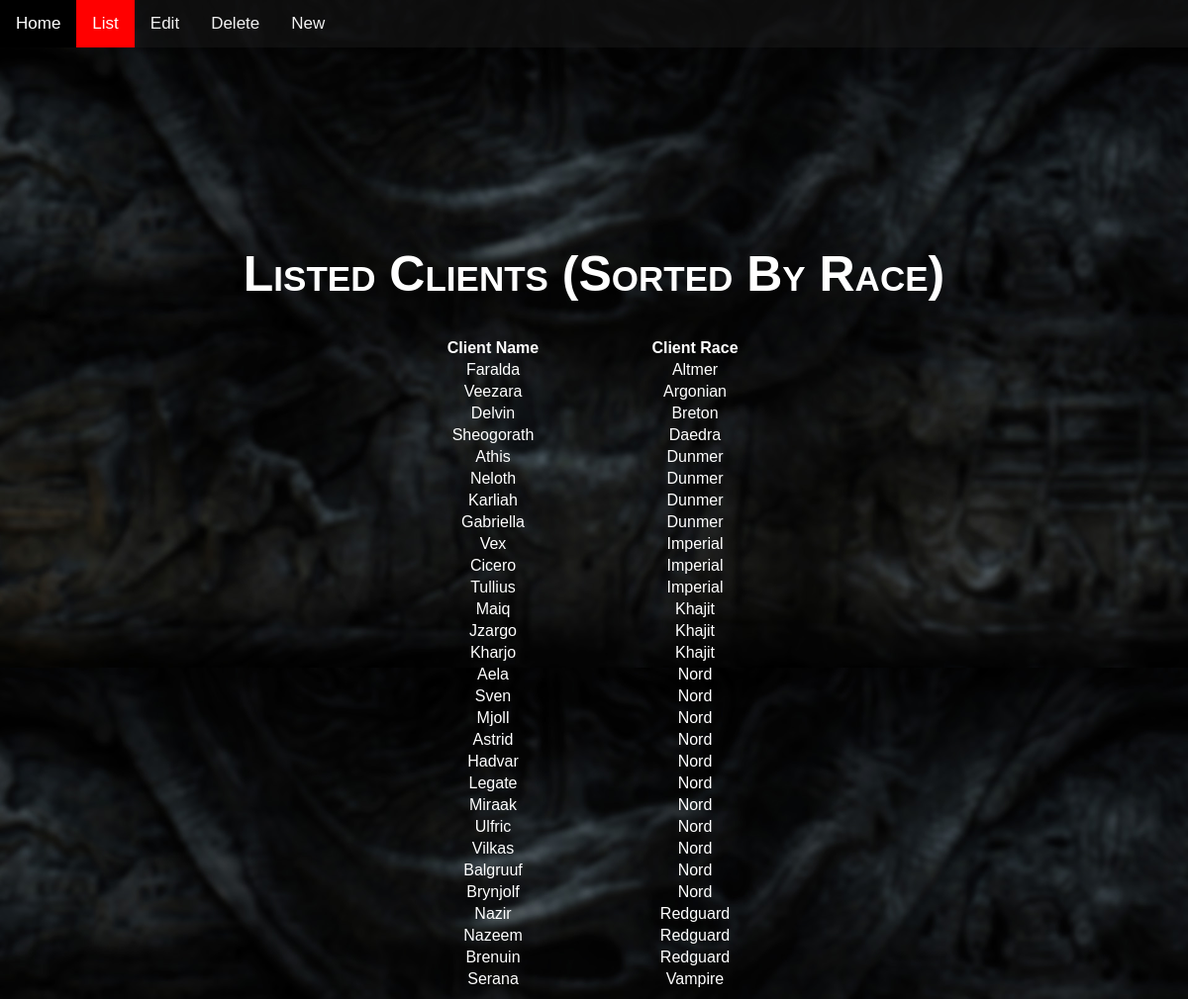
The page /Web/php/php_specific/list_client_sorted.php on the database its author committed.
### tables this page shows
CREATE TABLE `client` (
  `clientname` varchar(50) NOT NULL,
  `clientrace` varchar(50) NOT NULL
);

### Web/php/php_specific/list_client_sorted.php (the view, shortened to what this page needs)
<!DOCTYPE html>
<html lang="en">
<head>
    <link rel="stylesheet" href="../../style/style.css">
</head>
<body>
    <div class="topnav">
        <a href="../index.php">Home</a>
        <a href="../list.php" class="active">List</a>
        <a href="../edit.php">Edit</a>
        <a href="../delete.php">Delete</a>
        <a href="../new.php">New</a>
    </div>
    <div id="maindiv">
        <h1 id="maintitle">Listed Clients (Sorted By Race)</h1>
        <table class="listeditems">
            <tr><th>Client Name</th><th>Client Race</th></tr>
        <?php
        require_once('../connect.php');
        $sql = "SELECT * FROM client ORDER BY clientrace";
        $result = $connect -> query($sql);
        if($result)
        {
            while($row = $result -> fetch_array())
            {
                echo "<tr><td>{$row[0]}</td><td>{$row[1]}</td></tr>";
            }
        }
        ?>
        </table>
    </div>
</body>
</html>

### Web/style/style.css (style rules this page uses)
body { font-family: Arial, Helvetica, sans-serif; background-image: url(../style/swsbg2.jpg); background-size: 100% auto; margin-top: 0; margin-left: 0; margin-right: 0; }
.topnav { background: rgba(30, 30, 30, 0.4); overflow: hidden; }
.topnav a { float: left; color: #f2f2f2; text-align: center; padding: 14px 16px; text-decoration: none; font-size: 17px; }
.topnav a.active { background-color: red; color: white; }
#maindiv { text-align: center; margin-left: auto; margin-right: auto; margin-top: 200px; }
#maintitle { color: white; font-variant: small-caps; font-size: 50px; }
.listeditems { color: white; margin-left: auto; margin-right: auto; }
td, th { width: 200px; }

### rows shown on the page
client: clientname "Faralda", clientrace "Altmer"
client: clientname "Veezara", clientrace "Argonian"
client: clientname "Delvin", clientrace "Breton"
client: clientname "Sheogorath", clientrace "Daedra"
client: clientname "Athis", clientrace "Dunmer"
client: clientname "Neloth", clientrace "Dunmer"
client: clientname "Karliah", clientrace "Dunmer"
client: clientname "Gabriella", clientrace "Dunmer"
client: clientname "Vex", clientrace "Imperial"
client: clientname "Cicero", clientrace "Imperial"
client: clientname "Tullius", clientrace "Imperial"
client: clientname "Maiq", clientrace "Khajit"
client: clientname "Jzargo", clientrace "Khajit"
client: clientname "Kharjo", clientrace "Khajit"
client: clientname "Aela", clientrace "Nord"
client: clientname "Sven", clientrace "Nord"
client: clientname "Mjoll", clientrace "Nord"
client: clientname "Astrid", clientrace "Nord"
client: clientname "Hadvar", clientrace "Nord"
client: clientname "Legate", clientrace "Nord"
client: clientname "Miraak", clientrace "Nord"
client: clientname "Ulfric", clientrace "Nord"
client: clientname "Vilkas", clientrace "Nord"
client: clientname "Balgruuf", clientrace "Nord"
client: clientname "Brynjolf", clientrace "Nord"
client: clientname "Nazir", clientrace "Redguard"
client: clientname "Nazeem", clientrace "Redguard"
client: clientname "Brenuin", clientrace "Redguard"
client: clientname "Serana", clientrace "Vampire"
